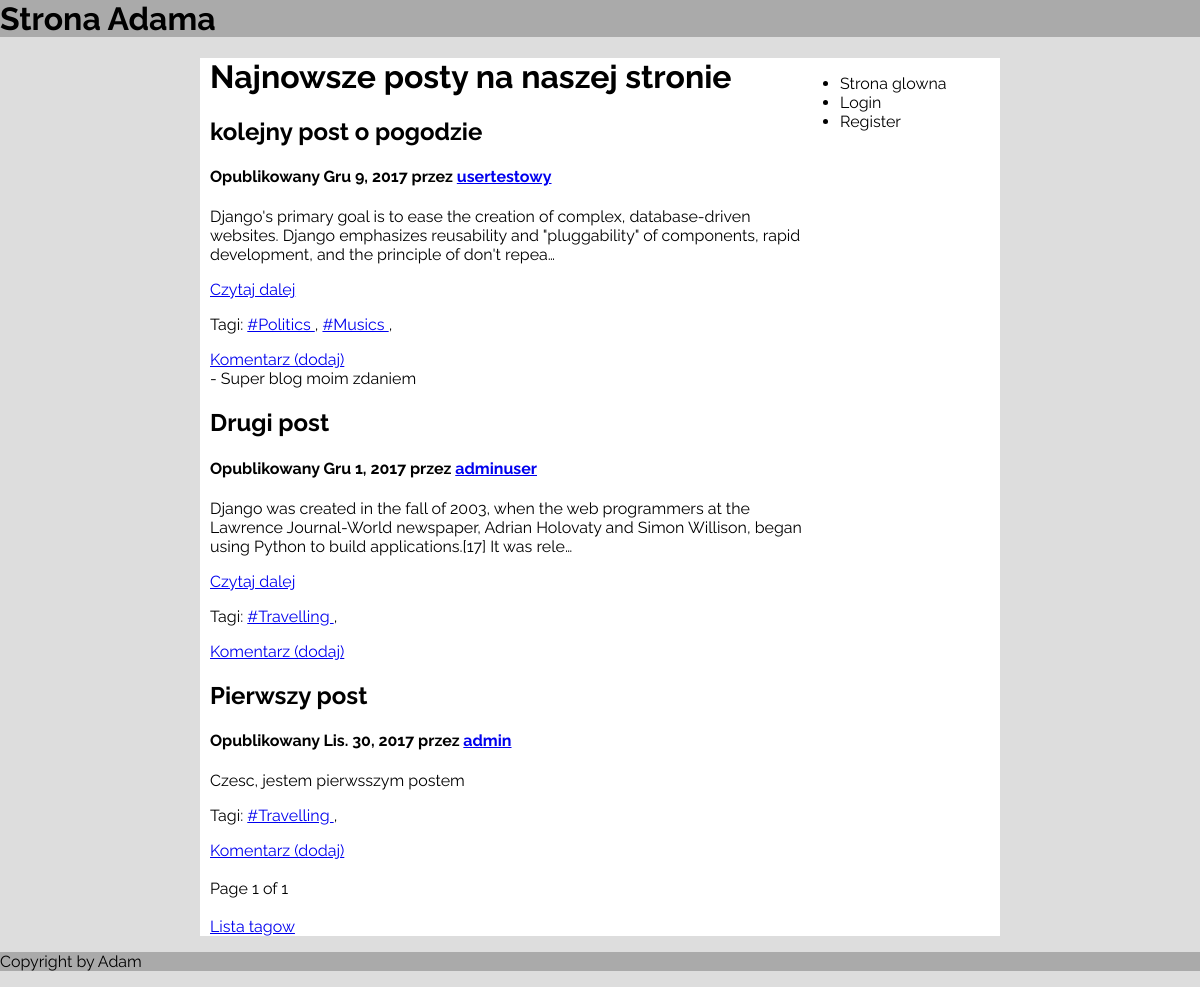
The page / on the database its author committed.
### main/models.py (models this page shows, shortened)
class Post(models.Model):
	title = models.CharField(max_length=300)
	content = models.CharField(max_length=10000)
	publish_date = models.DateField()
	user = models.ForeignKey(User)
	tag = models.ManyToManyField(Tag)
	class Meta:
		ordering = ['-publish_date', 'title']

class Tag(models.Model):
	name = models.CharField(max_length=200, blank=True, default='', unique=True)

class Comment(models.Model):
	content = models.CharField(max_length= 300, blank=True, default='')
	post = models.ForeignKey(Post)
	comment_date = models.DateField()

### main/views.py (the view)
# urls.py: url(r'^$', views.index, name='index'),
def index(request):
	posts = Post.objects.all()
	comments = Comment.objects.all()
	paginator = Paginator(posts, POSTS_PER_PAGE) #ilosc artykulow na stronie
	page = request.GET.get('page')
	try:
		posts = paginator.page(page)
	except PageNotAnInteger:
		posts = paginator.page(1)
	context = {
		'posts': posts,
		'comments': comments
	}
	return render(request, 'main/index.html', context)

### main/templates/main/index.html (shortened to what this page needs)
{% extends 'main/base.html' %}
{% block header %}
	<h1> Najnowsze posty na naszej stronie </h1>
{% endblock %}
{% block content %}
	<div>
		{% for post in posts %}
			<div>
				<h2>{{ post.title }} </h2>
				<h4>
					Opublikowany {{ post.publish_date }} przez <a href="{% url 'user_info' post.user.username %}"> {{ post.user.username }}</a>
				</h4>
				<p> {{ post.content|truncatechars:200 }} </p>
                {% if post.content|length > 200 %}
                <a href="{% url 'one_post' post.id %}">Czytaj dalej</a>
                {% endif %}
				<p> Tagi:
					{% for t in post.tag.all %}
						<a href="/bytag/{{ t.name|slice:'1:' }}">{{t.name}} </a>
						<a>, </a>
					{% endfor %}
				</p>
			</div>
        <div><a href="{% url 'add_new_comment' post.id %}">Komentarz (dodaj)</a>
				<br>
                {% for comment in comments %}
                    {% if post.id == comment.post.id %}
                        <{{comment.comment_date}}> - {{comment.content}} <br>
                    {% endif %}
                {% endfor %}
        </div>
		{% endfor %}
	</div>
    <br>
<div>
            Page {{ posts.number }} of {{ posts.paginator.num_pages }}
</div>
	<br>
	<a href="{% url 'tags' %}">Lista tagow</a>
{% endblock %}

### main/templates/main/base.html (shortened to what this page needs)
<!DOCTYPE html>
<html>
<head>
	{% load static %}
	<link rel="stylesheet" type="text/css" href="{% static 'main/base.css' %}">
</head>
<body>
	<div id="logo">
		<h1>Strona Adama</h1>
	</div>
	<div id="wrapper">
		<div id="menu">
			<ul>
				<li><a href="{% url 'index' %}">Strona glowna</a></li>
				{% if not user.is_authenticated %}
					<li><a href="{% url 'login' %}">Login</a></li>
					<li><a href="{% url 'register' %}">Register</a></li>
				{% endif %}
			</ul>
		</div>
		<div id="contentWrapper">
			<div id="header">
				{% block header %}
				{% endblock %}
			</div>
			<div id="content">
				{% block content %}
				{% endblock %}
			</div>
		</div>
	</div>
	<div id="footer">
		<p>
			Copyright by Adam
		</p>
	</div>
</body>
</html>

### main/static/main/base.css (style rules this page uses)
body { font-family: 'Raleway'; background-color: #dddddd; margin: 0; }
#wrapper { width: 800px; background: white; margin: 0 auto; min-height: 200px; }
#logo, #footer { background-color: #aaaaaa; margin: 0; }
#logo h1 { margin: 0; }
#menu { float: right; width: 200px; }
#contentWrapper { width: 600px; padding: 0px 10px; }
#menu a { text-decoration: none; color: inherit; }

### rows shown on the page
Post: title "kolejny post o pogodzie", publish_date "Gru 9, 2017", user.username "usertestowy", content "Django's primary goal is to ease the creation of complex, database-driven websites. Django emphasizes reusability and \"pluggability\" of components, rapid development, and the principle of don't repea…", shows "Czytaj dalej"
Tag: name "#Politics"
Tag: name "#Musics"
Comment: content "Super blog moim zdaniem"
Post: title "Drugi post", publish_date "Gru 1, 2017", user.username "adminuser", content "Django was created in the fall of 2003, when the web programmers at the Lawrence Journal-World newspaper, Adrian Holovaty and Simon Willison, began using Python to build applications.[17] It was rele…", shows "Czytaj dalej"
Tag: name "#Travelling"
Post: title "Pierwszy post", publish_date "Lis. 30, 2017", user.username "admin", content "Czesc, jestem pierwsszym postem"

### other values the page prints
{{ posts.number }} "1"
{{ posts.paginator.num_pages }} "1"
